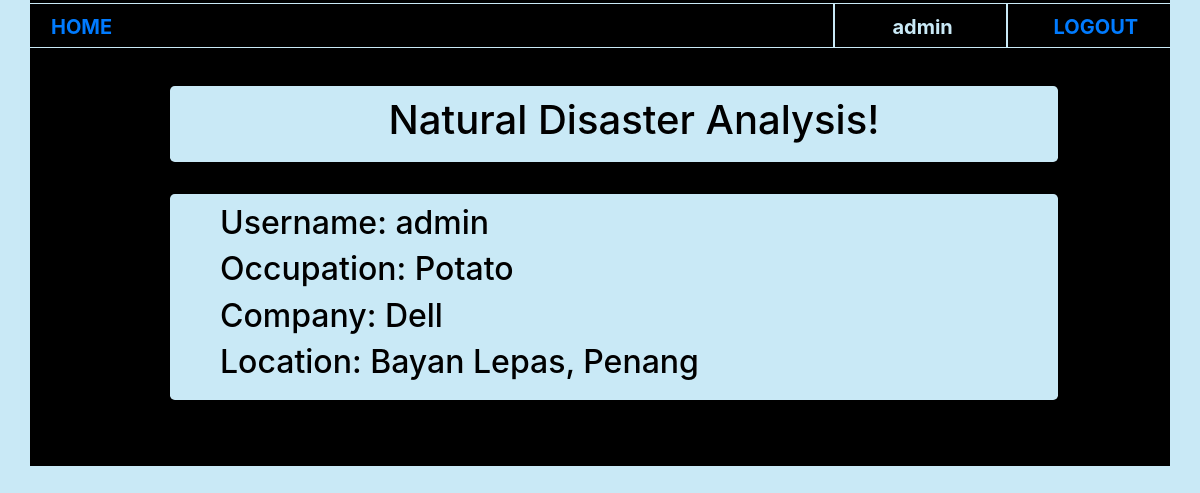
Page /homePage/dashboard/ (signed in) on the committed database.
### homePage/models.py (models this page shows, shortened)
class UserProfileInfo(models.Model):
    user = models.OneToOneField(User, on_delete=models.CASCADE)
    occupation = models.TextField(blank=True)
    company=models.TextField(blank=True)
    location=models.TextField(blank=True)

### homePage/views.py (the view)
def dashboard(request):
    all_users = UserProfileInfo.objects.select_related('user')
    return render(request,'homePage/dashboard.html',{'all_users':all_users})

### templates/homePage/dashboard.html
{% extends "homePage/base.html" %}
{% block body_block %}
<div class="container">
  <div class="jumbotron">
    <h1 style="text-align:center;">Natural Disaster Analysis!</h1>
  </div>
  <div class="jumbotron">
    {% if all_users %}
        {% for user in all_users %}
            <h2>Username: {{user.user.username}}</h2>
            <h2>Occupation: {{user.occupation}}</h2>
            <h2>Company: {{user.company}}</h2>
            <h2>Location: {{user.location}}</h2>
        {% endfor %}
    {% else %}
        <h2>Register or Login if you'd like to</h2>
    {% endif %}
  </div>
</div>
{% endblock %}

### templates/homePage/base.html (shortened to what this page needs)
<!DOCTYPE html>
<html>
  <head>
    <link href="https://cdnjs.cloudflare.com/ajax/libs/twitter-bootstrap/4.0.0/css/bootstrap.min.css" rel="stylesheet" id="bootstrap-css">
  </head>
<body style="background-color:#c9e9f6;">
  <div class="container">
    <div class="row" >
      <div class="center">
        <a class="navbar-brand" href="{% url 'index' %}">HOME</a>
      </div>
      <div class="left">
        {% if user.is_authenticated %}
        {{ user.username }}
      </div>
      <div class="left">
        <a href="{% url 'logout' %}">LOGOUT</a>
        {% else %}
        <a class="navbar-link" href="{% url 'homePage:register' %}">REGISTER</a>
      </div>
      <div class="left">
        <a class="navbar-link" href="{% url 'homePage:user_login' %}">LOGIN</a>
        {% endif %}
      </div>
    </div>
  </div>
  <div class="container">
    {% block body_block %}
    {% endblock %}
  </div>
</body>
</html>

### templates/homePage/base.html (style rules this page uses)
.container { background-color: black; color: #c9e9f6; margin: auto; padding: 3px 5px 22px 10px; }
.center { border: 1px solid #c9e9f6; width: 70%; padding: 3px 5px 0 25px; text-align: left; color: #c9e9f6; font-weight: bold; font-size: 20px; }
.left { border: 1px solid #c9e9f6; width: 15%; padding: 8px 5px 0 10px; text-align: center; color: #c9e9f6; font-weight: bold; font-size: 20px; }
.jumbotron { position: relative; color: black; left: 120px; top: 10px; background-color:#c9e9f6; width: 80%; text-align: left; padding: 10px 10px 10px 50px; }

### rows in the picture
UserProfileInfo: user.username "admin", occupation "Potato", company "Dell", location "Bayan Lepas, Penang"

### other values in the picture
{{ user.username }} "admin"
